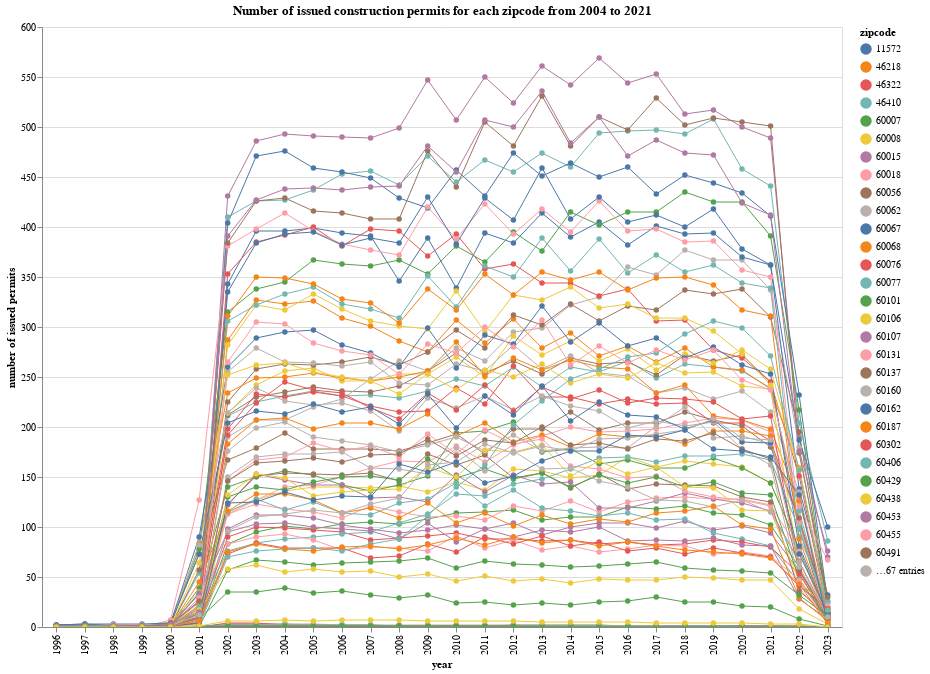

Write notebook code for a chart like this one.
### Code cell
alt.Chart(restaurant_df).mark_line(size=1, point=True).encode(
    x=alt.X('year:N', axis=alt.Axis(title='year')),
    y=alt.Y('restaurant_count:Q',axis=alt.Axis(title='number of issued permits')),
    color=alt.Color('zipcode:N'),

    tooltip=['year', 'restaurant_count', 'zipcode']
).properties(
    width=800,
    height=600,
    title= 'Number of issued construction permits for each zipcode from 2004 to 2021').interactive()

### Figure 1 — Vega-Lite specification as saved in the notebook (floating-point values rounded to 4 significant figures; data arrays with more than 128 entries replaced by an {"elided": "..."} marker saying what was removed)
{"config": {"view": {"continuousWidth": 400, "continuousHeight": 300}}, "data": {"name": "data-fe75e94c325d7f2c9db7428bdd430b82"}, "mark": {"type": "line", "point": true, "size": 1}, "encoding": {"color": {"type": "nominal", "field": "zipcode"}, "tooltip": [{"type": "quantitative", "field": "year"}, {"type": "quantitative", "field": "restaurant_count"}, {"type": "nominal", "field": "zipcode"}], "x": {"type": "nominal", "axis": {"title": "year"}, "field": "year"}, "y": {"type": "quantitative", "axis": {"title": "number of issued permits"}, "field": "restaurant_count"}}, "height": 600, "selection": {"selector002": {"type": "interval", "bind": "scales", "encodings": ["x", "y"]}}, "title": "Number of issued construction permits for each zipcode from 2004 to 2021", "width": 800, "$schema": "https://vega.github.io/schema/vega-lite/v4.8.1.json", "datasets": {"data-fe75e94c325d7f2c9db7428bdd430b82": {"elided": "2688 records"}}}
